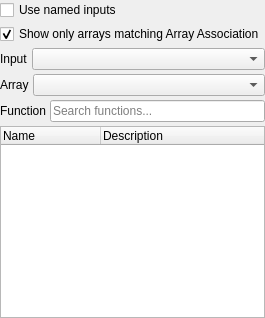
<?xml version="1.0" encoding="UTF-8"?>
<!-- SPDX-FileCopyrightText: Copyright (c) Kitware Inc. -->
<!-- SPDX-License-Identifier: BSD-3-Clause -->
<ui version="4.0">
 <class>PythonCalculatorWidget</class>
 <widget class="QWidget" name="PythonCalculatorWidget">
  <layout class="QVBoxLayout" name="verticalLayout">
   <property name="margin">
    <number>0</number>
   </property>
   <property name="spacing">
    <number>4</number>
   </property>
   <item>
    <widget class="QCheckBox" name="UseNamedInputs">
     <property name="text">
      <string>Use named inputs</string>
     </property>
     <property name="toolTip">
      <string>When checked, array accessors use the dataset name (e.g. inputs["name"].PointData["arr"]) instead of numeric indexing (e.g. inputs[0].PointData["arr"]).</string>
     </property>
     <property name="checked">
      <bool>false</bool>
     </property>
    </widget>
   </item>
   <item>
    <widget class="QCheckBox" name="FilterByAssociation">
     <property name="text">
      <string>Show only arrays matching Array Association</string>
     </property>
     <property name="toolTip">
      <string>When checked, only arrays matching the current Array Association are listed in the Array picker.</string>
     </property>
     <property name="checked">
      <bool>true</bool>
     </property>
    </widget>
   </item>
   <item>
    <layout class="QHBoxLayout" name="inputLayout">
     <item>
      <widget class="QLabel" name="InputLabel">
       <property name="text">
        <string>Input</string>
       </property>
       <property name="toolTip">
        <string>Select which connected input to browse arrays from.</string>
       </property>
       <property name="sizePolicy">
        <sizepolicy hsizetype="Preferred" vsizetype="Preferred">
         <horstretch>0</horstretch>
         <verstretch>0</verstretch>
        </sizepolicy>
       </property>
      </widget>
     </item>
     <item>
      <widget class="QComboBox" name="Input">
       <property name="sizePolicy">
        <sizepolicy hsizetype="Expanding" vsizetype="Fixed">
         <horstretch>1</horstretch>
         <verstretch>0</verstretch>
        </sizepolicy>
       </property>
       <property name="toolTip">
        <string>Select which connected input to browse arrays from.</string>
       </property>
      </widget>
     </item>
    </layout>
   </item>
   <item>
    <layout class="QHBoxLayout" name="arrayLayout">
     <item>
      <widget class="QLabel" name="ArrayLabel">
       <property name="text">
        <string>Array</string>
       </property>
       <property name="toolTip">
        <string>Select an array to insert its accessor expression at the cursor position.</string>
       </property>
       <property name="sizePolicy">
        <sizepolicy hsizetype="Preferred" vsizetype="Preferred">
         <horstretch>0</horstretch>
         <verstretch>0</verstretch>
        </sizepolicy>
       </property>
      </widget>
     </item>
     <item>
      <widget class="QComboBox" name="Arrays">
       <property name="sizePolicy">
        <sizepolicy hsizetype="Expanding" vsizetype="Fixed">
         <horstretch>1</horstretch>
         <verstretch>0</verstretch>
        </sizepolicy>
       </property>
       <property name="toolTip">
        <string>Select an array to insert its accessor expression at the cursor position.</string>
       </property>
      </widget>
     </item>
    </layout>
   </item>
   <item>
    <layout class="QHBoxLayout" name="functionSearchLayout">
     <item>
      <widget class="QLabel" name="FunctionLabel">
       <property name="text">
        <string>Function</string>
       </property>
       <property name="toolTip">
        <string>Double-click a function to insert it at the cursor position. Hover for documentation.</string>
       </property>
      </widget>
     </item>
     <item>
      <widget class="QLineEdit" name="FunctionSearch">
       <property name="placeholderText">
        <string>Search functions...</string>
       </property>
       <property name="toolTip">
        <string>Filter functions by name.</string>
       </property>
       <property name="clearButtonEnabled">
        <bool>true</bool>
       </property>
      </widget>
     </item>
    </layout>
   </item>
   <item>
    <widget class="pqTreeWidget" name="FunctionTree">
     <property name="toolTip">
      <string>Double-click a function to insert it at the cursor position. Hover for full documentation.</string>
     </property>
     <property name="headerHidden">
      <bool>false</bool>
     </property>
     <property name="rootIsDecorated">
      <bool>false</bool>
     </property>
     <property name="horizontalScrollBarPolicy">
      <enum>Qt::ScrollBarAsNeeded</enum>
     </property>
     <column>
      <property name="text">
       <string>Name</string>
      </property>
     </column>
     <column>
      <property name="text">
       <string>Description</string>
      </property>
     </column>
    </widget>
   </item>
  </layout>
 </widget>
 <customwidgets>
  <customwidget>
   <class>pqTreeWidget</class>
   <extends>QTreeWidget</extends>
   <header>pqTreeWidget.h</header>
  </customwidget>
 </customwidgets>
 <resources/>
 <connections/>
</ui>
